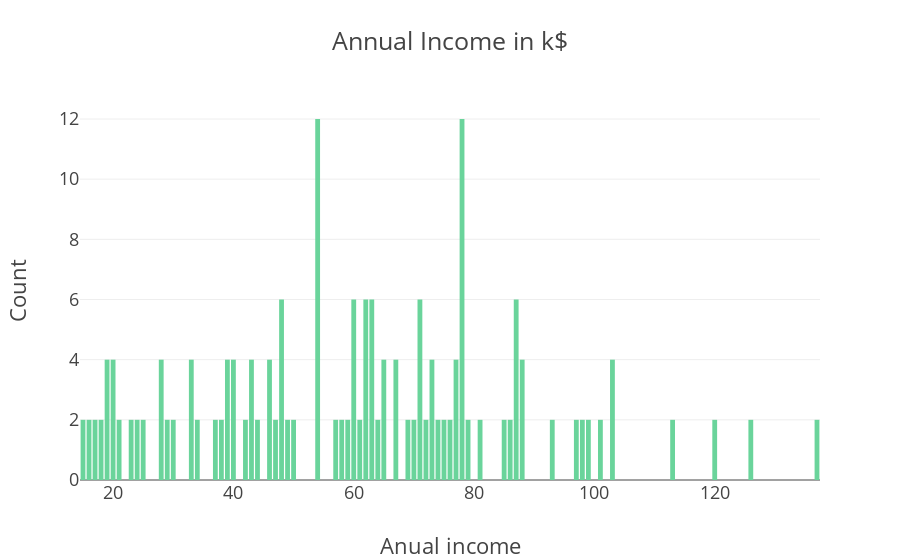

The notebook cell saved with this chart:
### Markdown cell above
The spending score of most of the females lies between the 35 and 52 and also there age is in between 18 to 35 years age. In the given dataset the no. of data of female is more than male so we did not exactly find the status of man visiting mall. By viewing these plots we conclude that male did not have much spending score than female because they did not visit mall frequently.

### Code cell
col='Annual Income (k$)'
v2=x[col].value_counts().reset_index()
v2=v2.rename(columns={col:'count','index':col})
v2['percent']=v2['count'].apply(lambda x : 100*x/sum(v2['count']))
v2=v2.sort_values(col)
trace1 = go.Bar(x=v2[col], y=v2["count"], name="Emb",  marker=dict(color="#6ad49b"))
layout={'title':"Annual Income in k$",'xaxis':{'title':"Anual income"},'yaxis':{'title':"Count"}}
fig = go.Figure(data=[trace1], layout=layout)
fig.layout.template='presentation'
iplot(fig)

### Figure 1 — Plotly figure (JSON) as saved in the notebook; plotly's stock layout.template omitted (floating-point values rounded to 4 significant figures)
{"data": [{"marker": {"color": "#6ad49b"}, "name": "Emb", "type": "bar", "uid": "c16a24f3-7ded-42d7-b9f7-e52533cc13f0", "x": [15, 16, 17, 18, 19, 20, 21, 23, 24, 25, 28, 29, 30, 33, 34, 37, 38, 39, 40, 42, 43, 44, 46, 47, 48, 49, 50, 54, 57, 58, 59, 60, 61, 62, 63, 64, 65, 67, 69, 70, 71, 72, 73, 74, 75, 76, 77, 78, 79, 81, 85, 86, 87, 88, 93, 97, 98, 99, 101, 103, 113, 120, 126, 137], "y": [2, 2, 2, 2, 4, 4, 2, 2, 2, 2, 4, 2, 2, 4, 2, 2, 2, 4, 4, 2, 4, 2, 4, 2, 6, 2, 2, 12, 2, 2, 2, 6, 2, 6, 6, 2, 4, 4, 2, 2, 6, 2, 4, 2, 2, 2, 4, 12, 2, 2, 2, 2, 6, 4, 2, 2, 2, 2, 2, 4, 2, 2, 2, 2]}], "layout": {"title": {"text": "Annual Income in k$"}, "xaxis": {"title": {"text": "Anual income"}}, "yaxis": {"title": {"text": "Count"}}}}
